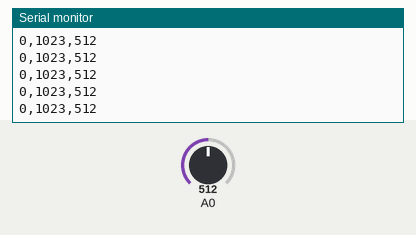
A sketch run on a simulated Arduino Uno, built with avr-gcc and run on an emulated ATmega328P. Shown: the last lines printed to the serial monitor. The test bench sets the inputs (shaded band); at power-on: A0 = 512.

Above: at 1.2 s.
1.3 s: A0 set to 716
At 1.33 s:
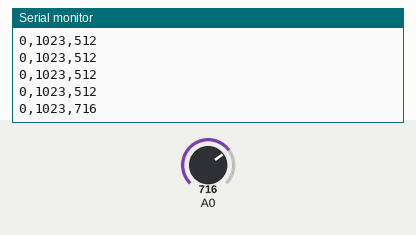
4.3 s: A0 set to 900
At 4.31 s:
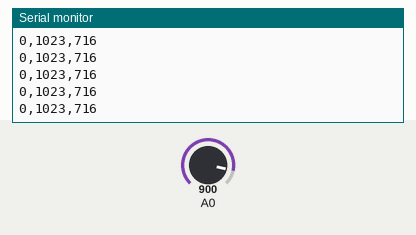
Timing chart, 0 to 7.3 s (numbered marks = the images above; inputs shaded):
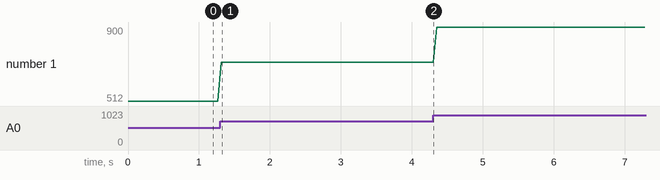

Measured:
- after the input at 1.3 s, the serial monitor: prints a new line at once (image 1)
- plotted number 1: 512 → 716 after the input at 1.3 s, 716 → 900 after the input at 4.3 s

The sketch:

Serial-con-limites.ino
```cpp
// ejemplo para enviarle los limites de algun sensor al Serial
// esto ayuda a visualizarlo en el serial plotter de Arduino


void setup() {
  Serial.begin(9600);
}

void loop() {
  int sensor = analogRead(A0);
  Serial.print(0);
  Serial.print(",");
  Serial.print(1023);
  Serial.print(",");
  Serial.println(sensor);
  delay(50);
}
```
